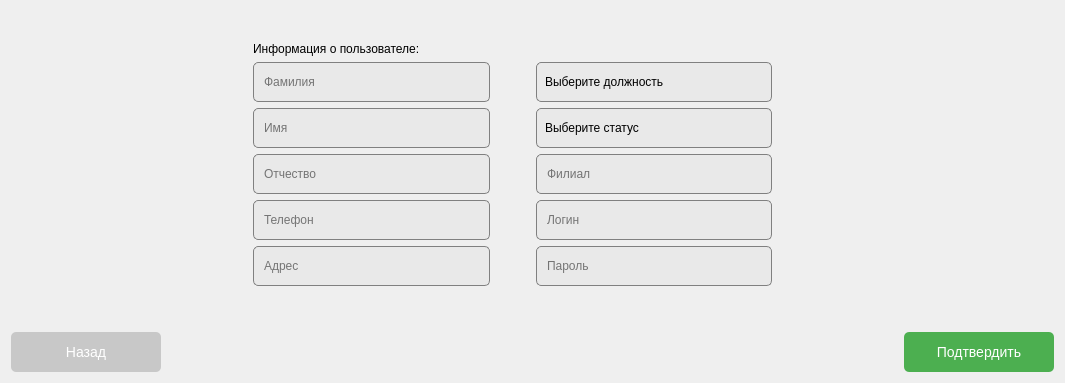
<?xml version="1.0" encoding="UTF-8"?>
<ui version="4.0">
 <class>ChangeUserDataWidget</class>
 <widget class="QWidget" name="ChangeUserDataWidget">
  <property name="geometry">
   <rect>
    <x>0</x>
    <y>0</y>
    <width>1065</width>
    <height>383</height>
   </rect>
  </property>
  <property name="windowTitle">
   <string>Form</string>
  </property>
  <layout class="QHBoxLayout" name="horizontalLayout">
   <item>
    <layout class="QGridLayout" name="gridLayout_2">
     <item row="6" column="3">
      <widget class="QLineEdit" name="PasswordLine">
       <property name="minimumSize">
        <size>
         <width>200</width>
         <height>40</height>
        </size>
       </property>
       <property name="styleSheet">
        <string notr="true">QLineEdit {
	font: 500 9pt &quot;Montserrat Medium&quot;;
   background: #e9e9e9;
	border-radius: 5px;
	padding: 8px;
	border: 1px solid gray;
}

QLineEdit:focus {
    border-color: #5fbaeb;
}
</string>
       </property>
       <property name="placeholderText">
        <string>Пароль</string>
       </property>
      </widget>
     </item>
     <item row="3" column="0">
      <spacer name="horizontalSpacer">
       <property name="orientation">
        <enum>Qt::Horizontal</enum>
       </property>
       <property name="sizeHint" stdset="0">
        <size>
         <width>40</width>
         <height>20</height>
        </size>
       </property>
      </spacer>
     </item>
     <item row="3" column="2">
      <spacer name="horizontalSpacer_2">
       <property name="orientation">
        <enum>Qt::Horizontal</enum>
       </property>
       <property name="sizeType">
        <enum>QSizePolicy::Minimum</enum>
       </property>
       <property name="sizeHint" stdset="0">
        <size>
         <width>40</width>
         <height>20</height>
        </size>
       </property>
      </spacer>
     </item>
     <item row="7" column="2">
      <spacer name="verticalSpacer_2">
       <property name="orientation">
        <enum>Qt::Vertical</enum>
       </property>
       <property name="sizeType">
        <enum>QSizePolicy::MinimumExpanding</enum>
       </property>
       <property name="sizeHint" stdset="0">
        <size>
         <width>20</width>
         <height>40</height>
        </size>
       </property>
      </spacer>
     </item>
     <item row="4" column="1">
      <widget class="QLineEdit" name="Patronymic">
       <property name="sizePolicy">
        <sizepolicy hsizetype="Expanding" vsizetype="Minimum">
         <horstretch>0</horstretch>
         <verstretch>0</verstretch>
        </sizepolicy>
       </property>
       <property name="minimumSize">
        <size>
         <width>200</width>
         <height>40</height>
        </size>
       </property>
       <property name="styleSheet">
        <string notr="true">QLineEdit {
	font: 500 9pt &quot;Montserrat Medium&quot;;
   background: #e9e9e9;
	border-radius: 5px;
	padding: 8px;
	border: 1px solid gray;
}

QLineEdit:focus {
    border-color: #5fbaeb;
}
</string>
       </property>
       <property name="placeholderText">
        <string>Отчество</string>
       </property>
      </widget>
     </item>
     <item row="5" column="3">
      <widget class="QLineEdit" name="LoginLine">
       <property name="minimumSize">
        <size>
         <width>200</width>
         <height>40</height>
        </size>
       </property>
       <property name="styleSheet">
        <string notr="true">QLineEdit {
	font: 500 9pt &quot;Montserrat Medium&quot;;
   background: #e9e9e9;
	border-radius: 5px;
	padding: 8px;
	border: 1px solid gray;
}

QLineEdit:focus {
    border-color: #5fbaeb;
}
</string>
       </property>
       <property name="placeholderText">
        <string>Логин</string>
       </property>
      </widget>
     </item>
     <item row="3" column="5">
      <spacer name="horizontalSpacer_3">
       <property name="orientation">
        <enum>Qt::Horizontal</enum>
       </property>
       <property name="sizeHint" stdset="0">
        <size>
         <width>40</width>
         <height>20</height>
        </size>
       </property>
      </spacer>
     </item>
     <item row="2" column="3">
      <widget class="QComboBox" name="Post">
       <property name="sizePolicy">
        <sizepolicy hsizetype="Preferred" vsizetype="Minimum">
         <horstretch>0</horstretch>
         <verstretch>0</verstretch>
        </sizepolicy>
       </property>
       <property name="minimumSize">
        <size>
         <width>200</width>
         <height>40</height>
        </size>
       </property>
       <property name="styleSheet">
        <string notr="true">QComboBox {
	font: 500 9pt &quot;Montserrat Medium&quot;;
   background: #e9e9e9;
	border-radius: 5px;
	padding: 8px;
	border: 1px solid gray;
}

QComboBox:editable {
    background: #5fbaeb;
}

QComboBox:!editable:on, QComboBox::drop-down:editable:on {
    background: #cdcdcd;
}

QComboBox::drop-down {
	subcontrol-origin: padding;
	subcontrol-position: top right;
	width: 25px;
	border-left-width: 1px;
}

QComboBox::down-arrow {
   image: url(:/images/resources/CheckMark.png);
	width: 12px;
	height: 12px;
}
QComboBox QAbstractItemView::item {
height: 40px;
}
</string>
       </property>
       <property name="placeholderText">
        <string>Выберите должность</string>
       </property>
       <item>
        <property name="text">
         <string>Администратор</string>
        </property>
       </item>
       <item>
        <property name="text">
         <string>Агент</string>
        </property>
       </item>
       <item>
        <property name="text">
         <string>Бухгалтер</string>
        </property>
       </item>
      </widget>
     </item>
     <item row="0" column="2">
      <spacer name="verticalSpacer">
       <property name="orientation">
        <enum>Qt::Vertical</enum>
       </property>
       <property name="sizeType">
        <enum>QSizePolicy::Expanding</enum>
       </property>
       <property name="sizeHint" stdset="0">
        <size>
         <width>20</width>
         <height>40</height>
        </size>
       </property>
      </spacer>
     </item>
     <item row="1" column="1">
      <widget class="QLabel" name="label">
       <property name="sizePolicy">
        <sizepolicy hsizetype="Preferred" vsizetype="Minimum">
         <horstretch>0</horstretch>
         <verstretch>0</verstretch>
        </sizepolicy>
       </property>
       <property name="minimumSize">
        <size>
         <width>0</width>
         <height>0</height>
        </size>
       </property>
       <property name="styleSheet">
        <string notr="true">QLabel {
	font: 500 11pt &quot;Montserrat Medium&quot;;
}
</string>
       </property>
       <property name="text">
        <string>Информация о пользователе:</string>
       </property>
      </widget>
     </item>
     <item row="3" column="1">
      <widget class="QLineEdit" name="FirstName">
       <property name="sizePolicy">
        <sizepolicy hsizetype="Expanding" vsizetype="Minimum">
         <horstretch>0</horstretch>
         <verstretch>0</verstretch>
        </sizepolicy>
       </property>
       <property name="minimumSize">
        <size>
         <width>200</width>
         <height>40</height>
        </size>
       </property>
       <property name="styleSheet">
        <string notr="true">QLineEdit {
	font: 500 9pt &quot;Montserrat Medium&quot;;
   background: #e9e9e9;
	border-radius: 5px;
	padding: 8px;
	border: 1px solid gray;
}

QLineEdit:focus {
    border-color: #5fbaeb;
}
</string>
       </property>
       <property name="placeholderText">
        <string>Имя</string>
       </property>
      </widget>
     </item>
     <item row="2" column="1">
      <widget class="QLineEdit" name="LastName">
       <property name="sizePolicy">
        <sizepolicy hsizetype="Expanding" vsizetype="Minimum">
         <horstretch>0</horstretch>
         <verstretch>0</verstretch>
        </sizepolicy>
       </property>
       <property name="minimumSize">
        <size>
         <width>200</width>
         <height>40</height>
        </size>
       </property>
       <property name="styleSheet">
        <string notr="true">QLineEdit {
	font: 500 9pt &quot;Montserrat Medium&quot;;
   background: #e9e9e9;
	border-radius: 5px;
	padding: 8px;
	border: 1px solid gray;
}

QLineEdit:focus {
    border-color: #5fbaeb;
}
</string>
       </property>
       <property name="placeholderText">
        <string>Фамилия</string>
       </property>
      </widget>
     </item>
     <item row="4" column="0">
      <spacer name="horizontalSpacer_5">
       <property name="orientation">
        <enum>Qt::Horizontal</enum>
       </property>
       <property name="sizeType">
        <enum>QSizePolicy::Fixed</enum>
       </property>
       <property name="sizeHint" stdset="0">
        <size>
         <width>80</width>
         <height>20</height>
        </size>
       </property>
      </spacer>
     </item>
     <item row="3" column="4">
      <spacer name="horizontalSpacer_4">
       <property name="orientation">
        <enum>Qt::Horizontal</enum>
       </property>
       <property name="sizeType">
        <enum>QSizePolicy::Minimum</enum>
       </property>
       <property name="sizeHint" stdset="0">
        <size>
         <width>40</width>
         <height>20</height>
        </size>
       </property>
      </spacer>
     </item>
     <item row="5" column="1">
      <widget class="PhoneEdit" name="Phone">
       <property name="sizePolicy">
        <sizepolicy hsizetype="Expanding" vsizetype="Minimum">
         <horstretch>0</horstretch>
         <verstretch>0</verstretch>
        </sizepolicy>
       </property>
       <property name="minimumSize">
        <size>
         <width>200</width>
         <height>40</height>
        </size>
       </property>
       <property name="styleSheet">
        <string notr="true">QLineEdit {
	font: 500 9pt &quot;Montserrat Medium&quot;;
   background: #e9e9e9;
	border-radius: 5px;
	padding: 8px;
	border: 1px solid gray;
}

QLineEdit:focus {
    border-color: #5fbaeb;
}
</string>
       </property>
       <property name="maxLength">
        <number>18</number>
       </property>
       <property name="placeholderText">
        <string>Телефон</string>
       </property>
      </widget>
     </item>
     <item row="8" column="0">
      <layout class="QHBoxLayout" name="horizontalLayout_3">
       <item>
        <widget class="QPushButton" name="BackButton">
         <property name="minimumSize">
          <size>
           <width>150</width>
           <height>40</height>
          </size>
         </property>
         <property name="styleSheet">
          <string notr="true">QPushButton {
	font: 500 14pt &quot;Montserrat Medium&quot;;
    background-color: #c8c8c8; 
    color: white; 
    border: none;
    font-size: 14px;
    border-radius: 5px; 
}
QPushButton:hover {
    background-color: #aeaeae;
}
QPushButton:pressed {
    background-color: #949494; 
}</string>
         </property>
         <property name="text">
          <string>Назад</string>
         </property>
        </widget>
       </item>
       <item>
        <spacer name="horizontalSpacer_6">
         <property name="orientation">
          <enum>Qt::Horizontal</enum>
         </property>
         <property name="sizeHint" stdset="0">
          <size>
           <width>40</width>
           <height>20</height>
          </size>
         </property>
        </spacer>
       </item>
      </layout>
     </item>
     <item row="8" column="5">
      <layout class="QHBoxLayout" name="horizontalLayout_4">
       <item>
        <spacer name="horizontalSpacer_7">
         <property name="orientation">
          <enum>Qt::Horizontal</enum>
         </property>
         <property name="sizeHint" stdset="0">
          <size>
           <width>40</width>
           <height>20</height>
          </size>
         </property>
        </spacer>
       </item>
       <item>
        <widget class="QPushButton" name="ConfirmButton">
         <property name="minimumSize">
          <size>
           <width>150</width>
           <height>40</height>
          </size>
         </property>
         <property name="styleSheet">
          <string notr="true">QPushButton {
font: 500 14pt &quot;Montserrat Medium&quot;;
    background-color: #4CAF50; 
    color: white; 
    border: none;
    font-size: 14px;
    border-radius: 5px; 
}
QPushButton:hover {
    background-color: #45a049;
}
QPushButton:pressed {
    background-color: #357a38; 
}
</string>
         </property>
         <property name="text">
          <string>Подтвердить</string>
         </property>
        </widget>
       </item>
      </layout>
     </item>
     <item row="6" column="1">
      <widget class="QLineEdit" name="Address">
       <property name="sizePolicy">
        <sizepolicy hsizetype="Expanding" vsizetype="Minimum">
         <horstretch>0</horstretch>
         <verstretch>0</verstretch>
        </sizepolicy>
       </property>
       <property name="minimumSize">
        <size>
         <width>200</width>
         <height>40</height>
        </size>
       </property>
       <property name="styleSheet">
        <string notr="true">QLineEdit {
	font: 500 9pt &quot;Montserrat Medium&quot;;
   background: #e9e9e9;
	border-radius: 5px;
	padding: 8px;
	border: 1px solid gray;
}

QLineEdit:focus {
    border-color: #5fbaeb;
}
</string>
       </property>
       <property name="placeholderText">
        <string>Адрес</string>
       </property>
      </widget>
     </item>
     <item row="4" column="3">
      <widget class="QLineEdit" name="Branch">
       <property name="sizePolicy">
        <sizepolicy hsizetype="Expanding" vsizetype="Minimum">
         <horstretch>0</horstretch>
         <verstretch>0</verstretch>
        </sizepolicy>
       </property>
       <property name="minimumSize">
        <size>
         <width>200</width>
         <height>40</height>
        </size>
       </property>
       <property name="styleSheet">
        <string notr="true">QLineEdit {
	font: 500 9pt &quot;Montserrat Medium&quot;;
   background: #e9e9e9;
	border-radius: 5px;
	padding: 8px;
	border: 1px solid gray;
}

QLineEdit:focus {
    border-color: #5fbaeb;
}
</string>
       </property>
       <property name="placeholderText">
        <string>Филиал</string>
       </property>
      </widget>
     </item>
     <item row="3" column="3">
      <widget class="QComboBox" name="Status">
       <property name="minimumSize">
        <size>
         <width>200</width>
         <height>40</height>
        </size>
       </property>
       <property name="styleSheet">
        <string notr="true">QComboBox {
	font: 500 9pt &quot;Montserrat Medium&quot;;
   background: #e9e9e9;
	border-radius: 5px;
	padding: 8px;
	border: 1px solid gray;
}

QComboBox:editable {
    background: #5fbaeb;
}

QComboBox:!editable:on, QComboBox::drop-down:editable:on {
    background: #cdcdcd;
}

QComboBox::drop-down {
	subcontrol-origin: padding;
	subcontrol-position: top right;
	width: 25px;
	border-left-width: 1px;
}

QComboBox::down-arrow {
   image: url(:/images/resources/CheckMark.png);
	width: 12px;
	height: 12px;
}
QComboBox QAbstractItemView::item {
height: 40px;
}
</string>
       </property>
       <property name="placeholderText">
        <string>Выберите статус</string>
       </property>
       <item>
        <property name="text">
         <string>Работает</string>
        </property>
       </item>
       <item>
        <property name="text">
         <string>Уволен</string>
        </property>
       </item>
      </widget>
     </item>
    </layout>
   </item>
  </layout>
 </widget>
 <customwidgets>
  <customwidget>
   <class>PhoneEdit</class>
   <extends>QLineEdit</extends>
   <header>phoneedit.h</header>
  </customwidget>
 </customwidgets>
 <tabstops>
  <tabstop>LastName</tabstop>
  <tabstop>FirstName</tabstop>
  <tabstop>Patronymic</tabstop>
  <tabstop>Phone</tabstop>
  <tabstop>Address</tabstop>
  <tabstop>Post</tabstop>
  <tabstop>Status</tabstop>
  <tabstop>Branch</tabstop>
  <tabstop>LoginLine</tabstop>
  <tabstop>PasswordLine</tabstop>
  <tabstop>BackButton</tabstop>
  <tabstop>ConfirmButton</tabstop>
 </tabstops>
 <resources/>
 <connections/>
</ui>
